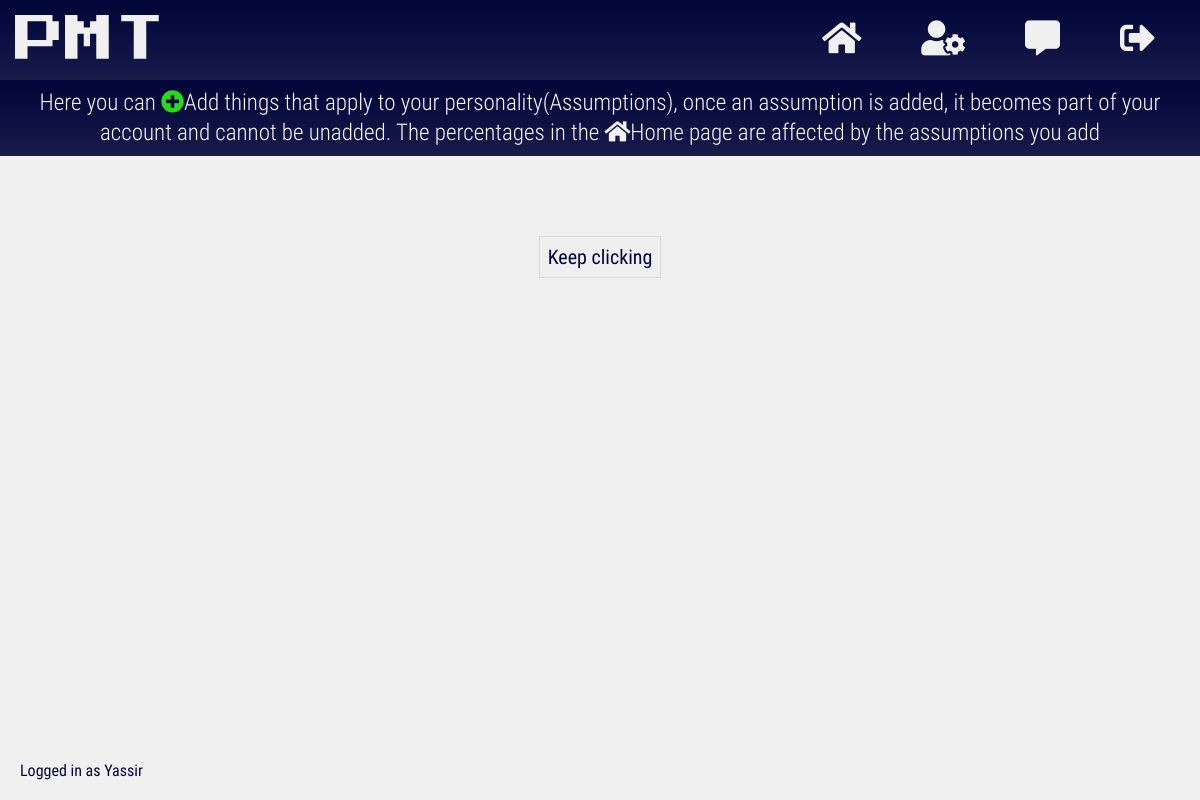
The app's page /assumptions (signed in), older data.
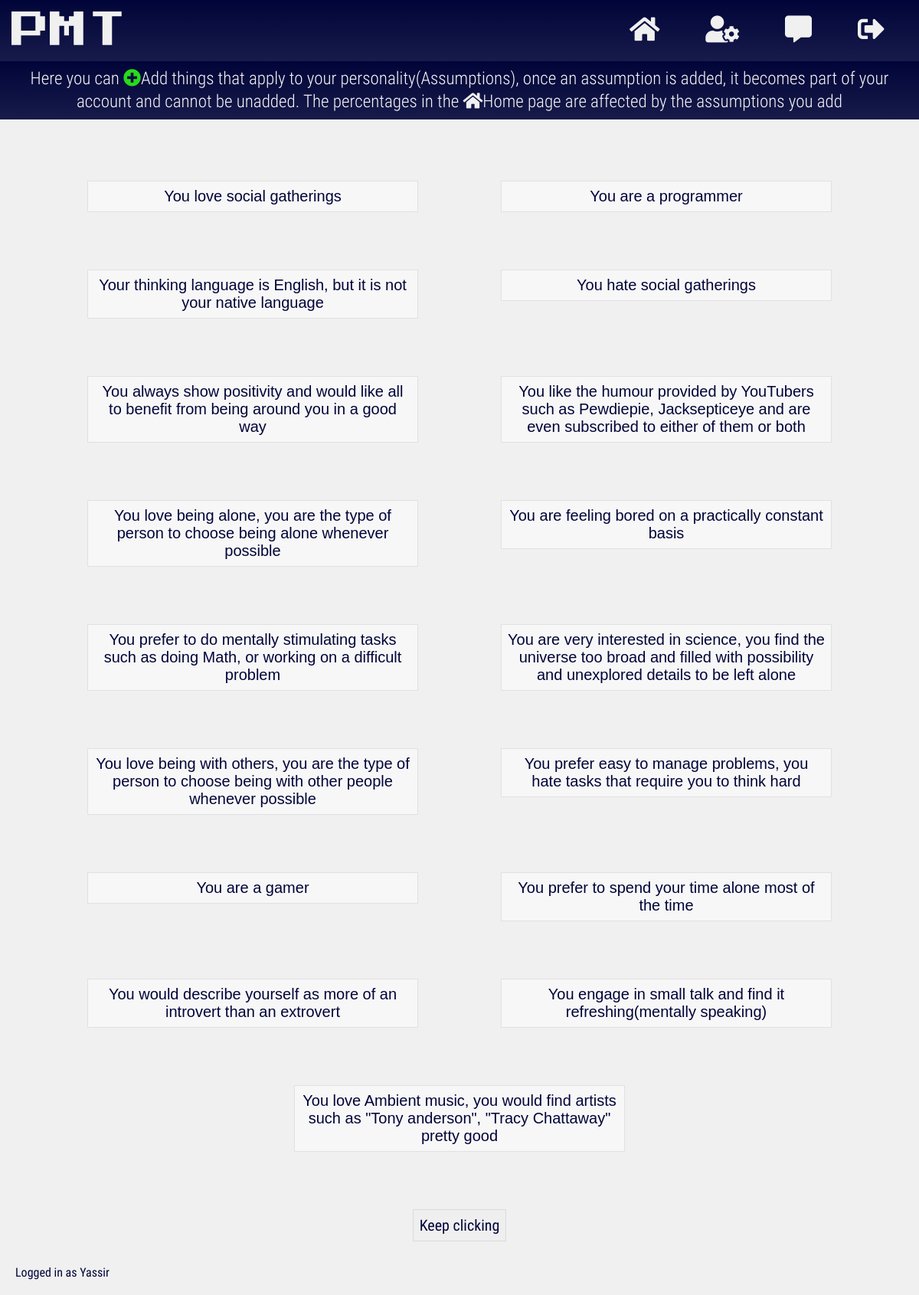
The same page, newer data.
### app/models.py (models this page shows, shortened)
class User(db.Model, UserMixin):
    __tablename__ = 'users'
    id = db.Column(db.Integer(), primary_key=True)
    username = db.Column(db.String(length=20), nullable=False, unique=True)
    email = db.Column(db.String(length=50), nullable=False, unique=True)
    password_hash = db.Column(db.String(length=60), nullable=False)
    age = db.Column(db.Integer(), nullable=False)
    gender = db.Column(db.String(length=6), nullable=False)
    assumptions = db.relationship('Assumption', secondary=users_to_assumptions,
    backref=db.backref('users', lazy=True), lazy=True)
    added_users = db.relationship('User', secondary=users_to_users,
                  primaryjoin=(users_to_users.c.added_id == id),
                  secondaryjoin=(users_to_users.c.adder_id == id),
                  backref=db.backref('adder_users', lazy=True), lazy=True)
    messages_to_be_received = db.relationship('Message', backref='receiver',
    lazy=True)
    @property
    def password(self):
        return self.password

class Assumption(db.Model):
    __tablename__ = 'assumptions'
    id = db.Column(db.Integer(), primary_key=True)
    content = db.Column(db.String())
    content_type = db.Column(db.String())

### app/routes.py (the view)
@app.route('/assumptions')
@login_required
def assumptions_page():
    assumptions = Assumption.query.limit(25)
    return render_template('assumptions.html', assumptions=assumptions)

### user_loader/__init__.py (called while the page is built)
@login_manager.user_loader
def load_user(user_id):
    return User.query.get(int(user_id))

### app/templates/assumptions.html (shortened to what this page needs)
{% extends 'uniform/base.html' %}
{% block css_files %}
<link rel="stylesheet"
href="{{ url_for('static', filename='css/minified/assumptions.css') }}">
{% endblock %}
{% block content %}
<div class="help-text">
  Here you can <i class="fas fa-plus-circle"></i>Add things that apply to
  your personality(Assumptions), once an assumption is added, it becomes part
  of your account and cannot be unadded. The percentages in the
  <i class="fas fa-home"></i>Home page are affected by the assumptions you add
</div>
<ul id="list_of_assumptions">
  {% for assumption in assumptions %}
  {% if assumption not in current_user.assumptions %}
  <div class="list-item-wrapper" ASSUMPTION_ID="{{ assumption.id }}">
    <li class="{{ assumption.content_type }}">
      {{ assumption.content }}
    </li>
  </div>
  {% endif %}
  {% endfor %}
</ul>
<button type="button" name="load more" id="load_more">Keep clicking</button>
{% endblock %}
{% block footer %}
Logged in as {{ current_user.username }}
{% endblock %}

### app/templates/uniform/base.html (shortened to what this page needs)
<!DOCTYPE html>
<html lang="en" dir="ltr">
  <head>
    <link rel="stylesheet"
    href="{{ url_for('static', filename='css/uniform/minified/base.css') }}">
    {% if current_user.is_authenticated %}
    <link rel="stylesheet"
    href="{{ url_for('static', filename='icons/css/minified/all.css') }}">
    {% endif %}
    {% block css_files %}{% endblock %}
  </head>
  <body>
    <header>
      <span>
        <abbr title="Personality Matching Tool.">
          <a href="{{ url_for('home_page') }}">PMT</a>
        </abbr>
      </span>
      <nav>
        {% if current_user.is_authenticated %}
        <a href="{{ url_for('home_page') }}" title="home"><span class="home">
          <i class="fas fa-home"></i>
        </span></a>
        <a href="{{ url_for('assumptions_page') }}" title="assumptions">
          <span class="assumptions">
          <i class="fas fa-user-cog"></i>
          </span>
        </a>
        <a href="{{ url_for('messages_page') }}" title="messages">
          <span class="messages">
            <i class="fas fa-comment-alt"></i>
          </span>
        </a>
        <a href="{{ url_for('logout_page') }}" title="logout">
          <span class="logout">
          <i class="fas fa-sign-out-alt"></i>
        </span></a>
        {% endif %}
      </nav>
    </header>
    <main>
      {% block content %}{% endblock %}
    </main>
    <footer>
      {% block footer %}{% endblock %}
    </footer>
  </body>
</html>

### app/static/css/uniform/minified/base.css (style rules this page uses)
* { box-sizing:border-box;margin:0 }
body { background:#f0f0f0 }
header { display:flex;flex-direction:column;background:linear-gradient(to bottom,#000438,rgba(0,4,56,.9));color:#f0f0f0;padding-bottom:10px }
header>span { font-size:70px;margin:30px 0 30px 0;font-family:brand-font,sans-serif }
header abbr { text-decoration:none }
header * { text-align:center }
header>nav { display:flex;font-size:20px;font-weight:900 }
nav>a { flex-basis:100% }
a,a:active,a:hover,a:link,a:visited { color:inherit;text-decoration:none }
button,header { -webkit-touch-callout:none;-webkit-user-select:none;-khtml-user-select:none;-moz-user-select:none;-ms-user-select:none;user-select:none }
main { margin-bottom:50px }
footer { position:fixed;bottom:0;right:0;left:0;padding:20px;background:rgba(240,240,240);color:#000438;font-family:roboto-regular,sans-serif;text-align:center }
@media (min-width:769px) { header { flex-direction:row;padding:15px;justify-content:space-between;align-items:center } }
@media (min-width:769px) { header>span { font-size:50px;margin:0 } }
@media (min-width:769px) { header>nav { font-weight:100;font-size:35px } }
@media (min-width:769px) { nav>a>span { padding:10px 30px } }
@media (min-width:769px) { nav>a>span { -webkit-transition:background .1s ease;-o-transition:background .1s ease;-moz-transition:background .1s ease;-ms-transition:background .1s ease } }
@media (min-width:769px) { header { position:sticky;top:0;z-index:1 } }
@media (min-width:769px) { footer { text-align:left } }

### app/static/css/minified/assumptions.css (style rules this page uses)
ul { padding:0;margin:80px auto 0 auto;width:90%;display:flex;flex-wrap:wrap }
.list-item-wrapper { flex-basis:100%;position:relative;margin-bottom:75px }
li.type-text { border:1px solid rgba(0,0,0,.09);list-style:none;font-family:sans-serif;color:#000438;background:#f7f7f7;padding:8px;text-align:center }
button#load_more { padding:8px;color:#000438;border:1px solid rgba(0,0,0,.09);font-family:roboto-regular;font-size:20px;display:block;margin:0 auto 70px auto;cursor:pointer }
div.help-text { margin:0 auto 0 auto;padding:8px;text-align:center;font-family:roboto-light;color:#f7f7f7;line-height:1.3em;background:linear-gradient(to bottom,#000438,rgba(0,4,56,.9)) }
div>i.fa-plus-circle { color:#27db1a }
div>i.fa-home { color:#f0f0f0 }
@media (min-width:769px) { div.help-text { font-size:23px } }
@media (min-width:769px) { ul { justify-content:space-between } }
@media (min-width:769px) { li { transition:box-shadow 250ms ease } }
@media (min-width:769px) { li.type-text { font-size:20px } }
@media (min-width:769px) { ul { justify-content:space-around } }
@media (min-width:769px) { .list-item-wrapper { flex-basis:40% } }

Row changes from the older to the newer data that the page shows:
added Assumption: content "You love social gatherings"
added Assumption: content "You are a programmer"
added Assumption: content "Your thinking language is English, but it is not your native language"
added Assumption: content "You hate social gatherings"
added Assumption: content "You always show positivity and would like all to benefit from being around you in a good way"
added Assumption: content "You like the humour provided by YouTubers such as Pewdiepie, Jacksepticeye and are even subscribed to either of them or both"
added Assumption: content "You love being alone, you are the type of person to choose being alone whenever possible"
added Assumption: content "You are feeling bored on a practically constant basis"
added Assumption: content "You prefer to do mentally stimulating tasks such as doing Math, or working on a difficult problem"
added Assumption: content "You are very interested in science, you find the universe too broad and filled with possibility and unexplored details to be left alone"
added Assumption: content "You love being with others, you are the type of person to choose being with other people whenever possible"
added Assumption: content "You prefer easy to manage problems, you hate tasks that require you to think hard"
added Assumption: content "You are a gamer"
added Assumption: content "You prefer to spend your time alone most of the time"
added Assumption: content "You would describe yourself as more of an introvert than an extrovert"
added Assumption: content "You engage in small talk and find it refreshing(mentally speaking)"
added Assumption: content "You love Ambient music, you would find artists such as \"Tony anderson\", \"Tracy Chattaway\" pretty good"
